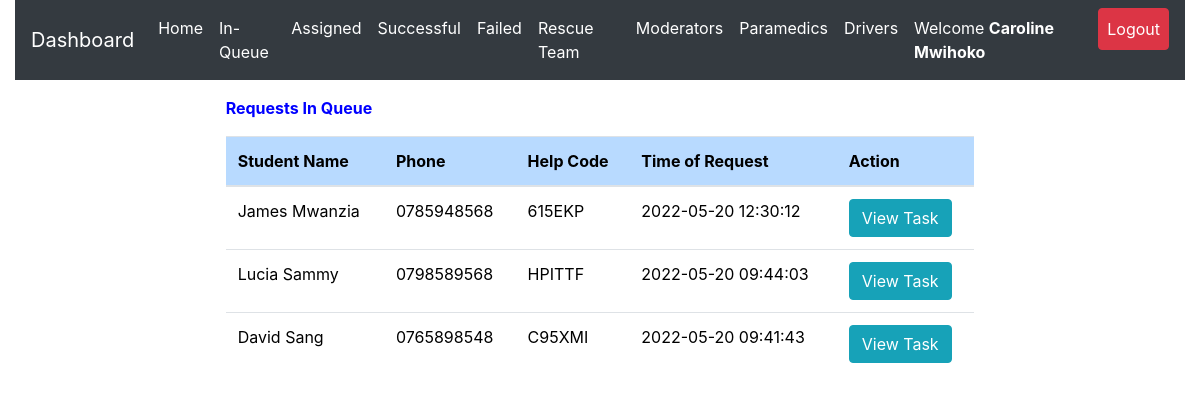
The app's page /admin/inqueue.php (signed in), older data.
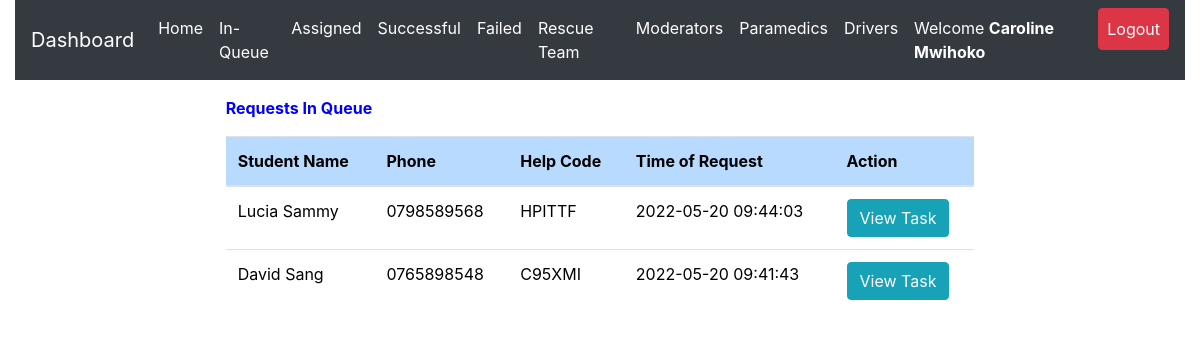
The same page, newer data.
### tables this page shows
CREATE TABLE `request_status` (
  `id` int(20) NOT NULL,
  `helpID` varchar(50) NOT NULL,
  `ip_address` varchar(100) NOT NULL,
  `request_latitude` varchar(50) NOT NULL,
  `request_longitude` varchar(50) NOT NULL,
  `status` varchar(50) DEFAULT 'Pending',
  `emergency_type` varchar(50) NOT NULL,
  `emergency_description` varchar(255) DEFAULT 'No Description',
  `admNo` varchar(255) NOT NULL,
  `timestamp` datetime NOT NULL DEFAULT CURRENT_TIMESTAMP
);

CREATE TABLE `student_details` (
  `id` int(20) NOT NULL,
  `regNum` varchar(255) NOT NULL,
  `firstname` varchar(255) NOT NULL,
  `lastname` varchar(255) NOT NULL,
  `emailaddress` varchar(255) NOT NULL,
  `phonenumber` varchar(15) NOT NULL,
  `password` varchar(255) NOT NULL,
  `password_reset_token` varchar(500) DEFAULT NULL,
  `date` datetime NOT NULL DEFAULT CURRENT_TIMESTAMP
);

### admin/inqueue.php (the view, shortened to what this page needs)
<?php
include 'server.php';
$admin_id = $_SESSION['admin_id'];
$admin_fname = $_SESSION['admin_firstname'];
$admin_lname = $_SESSION['admin_lastname'];
$admin_name = $admin_fname. " ".$admin_lname;
?>
<!DOCTYPE html>
<html lang="en">
<?php include './includes/header.php'; ?>
  <body>
    <?php include './includes/navbar.php'; ?>
  <div class="row m-3">
<div class="col-md-2"></div>
    <div class="col-md-8">
<div class="table-responsive-lg">
    <table class="table" style='color:black'>
        <thead>
          <p  style='color:blue; font-weight:bold'>
          Requests In Queue
</p>
            <tr >
              <th scope="col" class="table-primary">Student Name</th>
              <th scope="col" class="table-primary">Phone</th>
              <th scope="col" class="table-primary">Help Code</th>
              <th scope="col" class="table-primary">Time of Request</th>
              <th scope="col" class="table-primary">Action</th>
            </tr>
          </thead>
          <tbody>
    <?php
    if($admin_id){
        $data_fetch_query = "SELECT request_status.id, request_status.helpID,request_status.status,request_status.emergency_description,
        request_status.admNo,request_status.timestamp,student_details.regNum,student_details.regNum,
        student_details.firstname,student_details.lastname,student_details.phonenumber
        FROM request_status
        INNER JOIN student_details ON request_status.admNo = student_details.regNum  WHERE request_status.status ='Pending' order by request_status.timestamp DESC;";
        $data_result = mysqli_query($db, $data_fetch_query);
        if ($data_result->num_rows > 0){
            while($row = $data_result->fetch_assoc()) {
            $help_code=$row["helpID"];
            $request_status=$row["status"];
            $name=$row["firstname"] ." ".$row["lastname"];
            $phone=$row["phonenumber"];
            $description=$row["emergency_description"];
        echo "<tr style='font-weight:normal'> <td>" .$row["firstname"]." ".$row["lastname"]. "</td>";
        echo "<td>" .$row["phonenumber"]."</td>";
        echo "<td>" .$row["helpID"]."</td>";
        echo "<td>" .$row["timestamp"]."</td>";
        echo "<td>
        <form method ='POST' action='server.php'>
        <input  type='text' hidden name='help_code' value='$help_code'>
        <input type='submit' data-description ='$description' data-adminname='$admin_name' data-adminid='$admin_id' data-helpcode='$help_code' data-name='$name' data-phone='$phone' data-status='$request_status' value='View Task' id='view_task_button' class='btn btn-info taskViewButton'>
        </form>
        </td> </tr>";
        }
        }else{
        echo "<td>"."No Requests Found"."</td>";
        }
        } else{
            echo "<td>"."No Data Found"."</td>";
        }
?>
          </tbody>
    </table>
  </div>
  </div>
  <div class="col-md-2"></div>
</div>
  </body>
</html>

Row changes from the older to the newer data that the page shows:
no longer on this page (row edited): request_status: admNo.firstname "James", admNo.lastname "Mwanzia", admNo.phonenumber "0785948568", helpID "615EKP", timestamp "2022-05-20 12:30:12"
